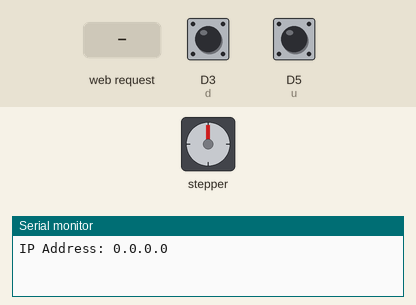
The sketch below on a simulated ESP8266 (NodeMCU). On the bench: stepper motor, the last lines printed to the serial monitor. Wiring (inferred from the names in the program): stepper motor driver (200 steps per turn assumed): step D2; direction D7; enable D6. The test bench sets the inputs (shaded band); at power-on: D5 (u) HIGH, D3 (d) HIGH.

Above: at 1.2 s.
1.3 s: HTTP request GET /update?value=1 received
At 2.05 s:
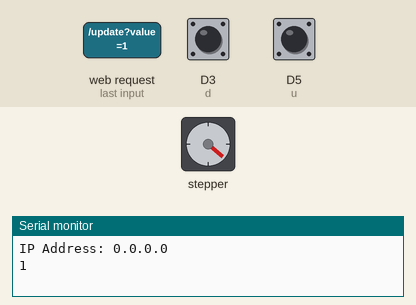
At 2.66 s:
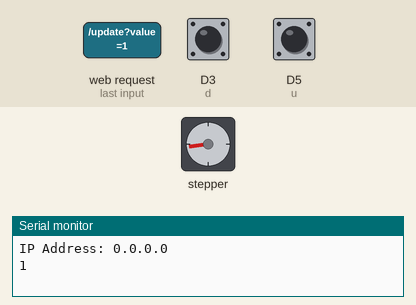
4.3 s: D5 (u) pulled LOW for 0.15 s
5.9 s: HTTP request GET /update?value=1 received
At 6.05 s:
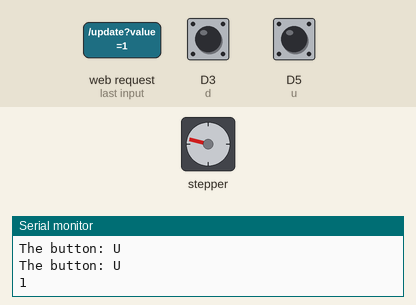
At 6.65 s:
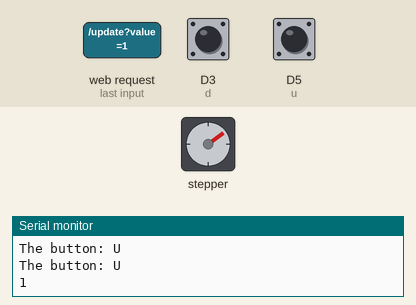
8.9 s: D3 (d) pulled LOW for 0.15 s
11.9 s: D3 (d) pulled LOW for 1 s
14.9 s: D5 (u) pulled LOW for 1 s
Timing chart, 0 to 17.9 s (numbered marks = the images above; inputs shaded):
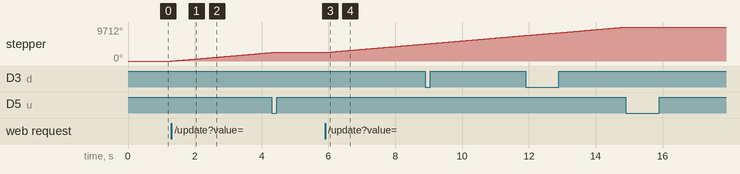

Measured:
- after the input at 1.3 s, stepper: keeps turning clockwise at about 811°/s, starting at once
- after the input at 5.9 s, stepper: keeps turning clockwise at about 811°/s, starting at once

The sketch:

motorserver.ino
```cpp
#include <ESP8266WiFi.h>
#include <ESP8266WebServer.h>
#include <ezButton.h>

char * ssid_ap = "curtain_switch";
char * password_ap = "curtain_switch";

// defines pins numbers
const int stepPin = 4; //D4
const int dirPin = 13; //D7
const int enPin = 12; //D6

ezButton u(D5); // D5
ezButton d(0); //D8

IPAddress ip(192,168,11,4);
IPAddress gateway(192,168,11,1);
IPAddress subnet(255,255,255,0);

ESP8266WebServer server;

int dirValue = HIGH;
int enableMotor = HIGH;
int value = 0;
int lastValue = 0;

void changeEnb(int state) {
  if (state != enableMotor) {
    enableMotor = state;
     pinMode(enPin,enableMotor);
  }
}

void changeDir(int state) {
  if (state != dirValue) {
    dirValue = state;
     pinMode(dirPin,dirValue);
  }
}

void setup() {
  u.setDebounceTime(10);
  d.setDebounceTime(10);

  Serial.begin(115200);

  pinMode(stepPin,OUTPUT);
  pinMode(dirPin,OUTPUT);
  pinMode(enPin,OUTPUT);

  // Free motor at init
  digitalWrite(enPin, enableMotor);
  digitalWrite(dirPin, dirValue);

  WiFi.mode(WIFI_AP);
  WiFi.softAPConfig(ip,gateway,subnet);
  WiFi.softAP(ssid_ap,password_ap);

  Serial.println();
  Serial.print("IP Address: "); Serial.println(WiFi.localIP());
  server.on("/",handleIndex);
  server.on("/update",handleUpdate);
  server.begin();
}


void handleIndex() {
  server.send(200,"text/plain",String(value)); // we'll need to refresh the page for getting the latest value
}

void newStep() {
   digitalWrite(stepPin,HIGH);
   delayMicroseconds(1000);
   digitalWrite(stepPin,LOW);
   delayMicroseconds(1000);
}

void moveMotor(){
    // Il y a deux cas  : open et close
    // u = bouton 1 > capteur de open mac
    // d = bouton deux > capteur de close max
    // si value = 1 ou 2 > open  > dirvalue HIGH
    // si value = 3 ou 4 > close > dirvalue LOW
    // si value = 0 ou u.isactive ou d.isactive disable motor
    // si u.isactive catch 1 et 3
    // si d.isactive catch 2 et 3

    if ((value == 1 || value == 2) && u.getState() == 1 ){
      changeDir(HIGH);
      changeEnb(LOW);
      newStep();
    }else if ((value == 3 || value == 4) && d.getState() == 1 ){
      changeDir(LOW);
      changeEnb(LOW);
      newStep();
    } else if (value == 0
     || ((value == 3 || value == 4) && d.getState() == 0)
     || ((value == 1 || value == 2) && u.getState() == 0)
     ){
      value = 0;
      changeEnb(HIGH);
    }

}

void handleUpdate() {
  // The value will be passed as a URL argument
  lastValue = value;
  value = server.arg("value").toFloat();
  Serial.println(value);
  server.send(200,"text/plain","Updated");
}

void loop() {
  u.loop();
  d.loop();

   if (u.getState() == 0) {
    Serial.println(F("The button: U"));
   }

   if (d.getState() == 0) {
    Serial.println(F("The button: D"));
   }

   server.handleClient();
   moveMotor();
}
```
